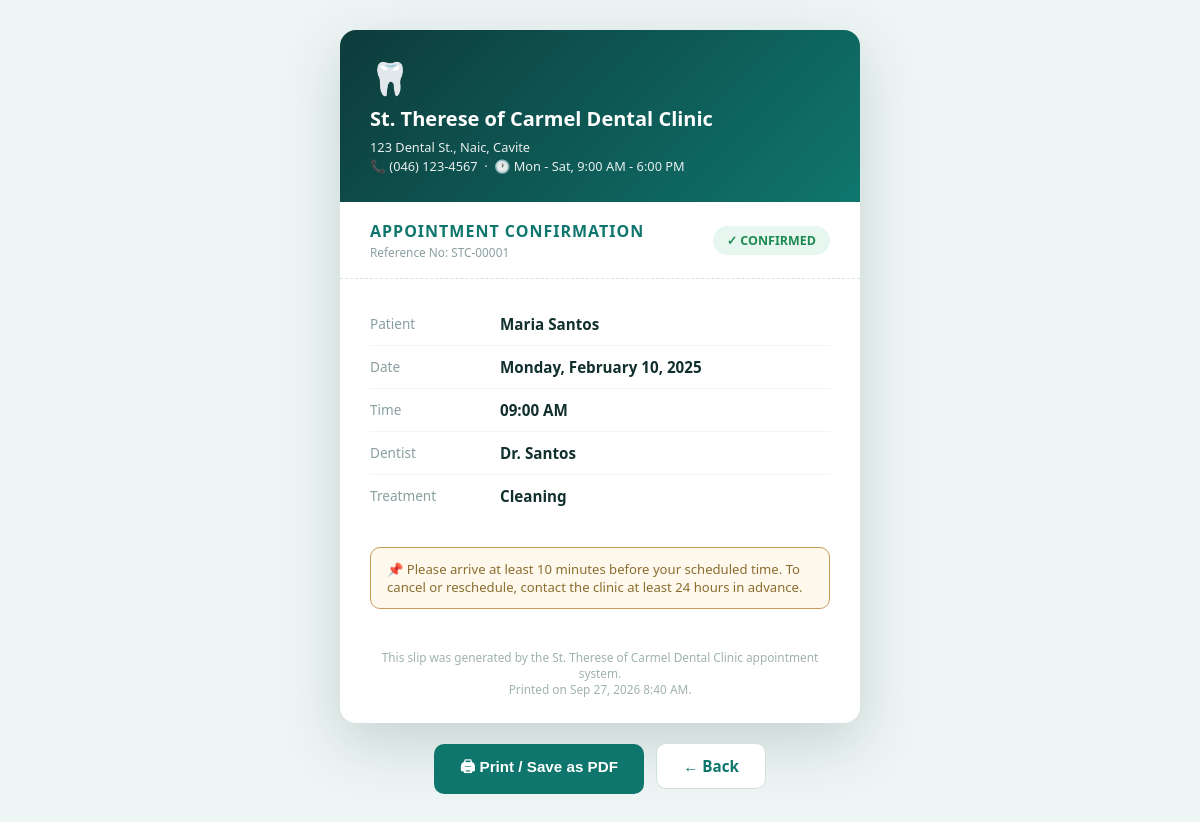
Screenshot of /slip.php?id=1 (signed in) with the database file from the repository.
### tables this page shows
CREATE TABLE appointments (
    id               INT AUTO_INCREMENT PRIMARY KEY,
    patient_id       INT DEFAULT NULL,
    patient_name     VARCHAR(100) NOT NULL,       
    dentist          VARCHAR(100) DEFAULT NULL,
    treatment        VARCHAR(100) DEFAULT NULL,
    appointment_date DATE DEFAULT NULL,
    appointment_time VARCHAR(20) DEFAULT NULL,    
    status           ENUM('Pending','Confirmed','Cancelled','Completed','No-show','Rescheduled','Needs Review') DEFAULT 'Pending',
    notes            TEXT DEFAULT NULL,
    booked_for       VARCHAR(20)  DEFAULT 'Myself',    
    relationship     VARCHAR(40)  DEFAULT NULL,        
    booked_by        VARCHAR(100) DEFAULT NULL,        
    reason_for_visit VARCHAR(255) DEFAULT NULL,
    reminder_sent    TINYINT(1)   DEFAULT 0,           
    confirmed_at     DATETIME     DEFAULT NULL,        
    cancelled_at     DATETIME     DEFAULT NULL,        
    cancelled_by     VARCHAR(100) DEFAULT NULL,        
    cancel_reason    TEXT         DEFAULT NULL,        
    rescheduled_at   DATETIME     DEFAULT NULL,        
    rescheduled_from VARCHAR(60)  DEFAULT NULL,        
    reschedule_reason TEXT        DEFAULT NULL,        
    created_at       DATETIME DEFAULT CURRENT_TIMESTAMP
);

### includes/message_templates.php (called while the page is built, shortened)
<?php
function slip_fields() {
    return [
        'slip_title'  => ['label' => 'Heading',
                          'help'  => 'The line printed above the details.',
                          'default' => 'APPOINTMENT CONFIRMATION'],
        'slip_note'   => ['label' => 'Reminder box',
                          'help'  => 'The highlighted note. Placeholders: {clinic}',
                          'default' => 'Please arrive at least 10 minutes before your scheduled time. '
                                     . 'To cancel or reschedule, contact the clinic at least 24 hours in advance.'],
        'slip_footer' => ['label' => 'Footer line',
                          'help'  => 'Small print at the bottom. Placeholders: {clinic}',
                          'default' => 'This slip was generated by the {clinic} appointment system.'],
    ];
}
function slip_text($pdo, $key) {
    static $cache = null;
    if ($cache === null) {
        $cache = [];
        try {
            foreach ($pdo->query("SELECT setting_key, setting_value FROM settings
                                  WHERE setting_key LIKE 'slip\\_%'") as $r) {
                $cache[$r['setting_key']] = $r['setting_value'];
            }
        } catch (Throwable $e) { $cache = []; }
    }
    return trim((string)($cache[$key] ?? ''));
}

### config/auth.php (called while the page is built, shortened)
<?php
function current_role() {
    return $_SESSION['role'] ?? null;
}

### slip.php (the view, shortened to what this page needs)
<?php
require_once 'config/auth.php';
$id = (int)($_GET['id'] ?? 0);
$stmt = $pdo->prepare("SELECT * FROM appointments WHERE id = ?");
$stmt->execute([$id]);
$appt = $stmt->fetch();
$role = current_role();
function slip_setting($pdo, $key, $default = '') {
    static $cache = null;
    if ($cache === null) {
        $cache = [];
        foreach ($pdo->query("SELECT setting_key, setting_value FROM settings") as $r) {
            $cache[$r['setting_key']] = $r['setting_value'];
        }
    }
    return ($cache[$key] ?? '') !== '' ? $cache[$key] : $default;
}
$clinicName    = slip_setting($pdo, 'clinic_name',    'St. Therese of Carmel Dental Clinic');
$clinicAddress = slip_setting($pdo, 'clinic_address', 'Congressional Road, Brgy. San Gabriel, GMA, Cavite');
$clinicPhone   = slip_setting($pdo, 'clinic_phone',   '0917-552-7714');
$openT  = slip_setting($pdo, 'clinic_open_time',  '09:00');
$closeT = slip_setting($pdo, 'clinic_close_time', '18:00');
$openDays = slip_setting($pdo, 'clinic_open_days', 'Mon,Tue,Wed,Thu,Fri,Sat');
$daysArr = array_filter(array_map('trim', explode(',', $openDays)));
$daysLabel = count($daysArr) >= 2 ? (reset($daysArr) . ' - ' . end($daysArr)) : implode(', ', $daysArr);
$clinicHours = $daysLabel . ', ' . date('g:i A', strtotime($openT)) . ' - ' . date('g:i A', strtotime($closeT));
$refNo = 'STC-' . str_pad((string)$appt['id'], 5, '0', STR_PAD_LEFT);
require_once __DIR__ . '/includes/message_templates.php';
$slipCfg = [];
foreach (slip_fields() as $k => $f) {
    $v = slip_text($pdo, $k);
    $slipCfg[$k] = str_replace('{clinic}', $clinicName, ($v !== '' ? $v : $f['default']));
}
$backLink = ($role === 'patient') ? 'portal.php?view=appointments' : 'appointments.php';
?>
<!DOCTYPE html>
<html lang="en">
<head>
</head>
<body>
<div class="slip">
    <div class="slip-head">
        <div class="logo">🦷</div>
        <h1><?= htmlspecialchars($clinicName) ?></h1>
        <div class="info">
            <?= htmlspecialchars($clinicAddress) ?><br>
            📞 <?= htmlspecialchars($clinicPhone) ?> &nbsp;·&nbsp; 🕐 <?= htmlspecialchars($clinicHours) ?>
        </div>
    </div>
    <div class="slip-title">
        <div>
            <h2><?= htmlspecialchars($slipCfg['slip_title']) ?></h2>
            <div class="ref">Reference No: <?= htmlspecialchars($refNo) ?></div>
        </div>
        <span class="badge">✓ CONFIRMED</span>
    </div>
    <div class="slip-body">
        <div class="row"><div class="label">Patient</div><div class="value"><?= htmlspecialchars($appt['patient_name']) ?></div></div>
        <div class="row"><div class="label">Date</div><div class="value"><?= date('l, F j, Y', strtotime($appt['appointment_date'])) ?></div></div>
        <div class="row"><div class="label">Time</div><div class="value"><?= htmlspecialchars($appt['appointment_time']) ?></div></div>
        <div class="row"><div class="label">Dentist</div><div class="value"><?= htmlspecialchars($appt['dentist'] ?: 'To be assigned') ?></div></div>
        <div class="row"><div class="label">Treatment</div><div class="value"><?= htmlspecialchars($appt['treatment']) ?></div></div>
    </div>
    <div class="note">📌 <?= nl2br(htmlspecialchars($slipCfg['slip_note'])) ?></div>
    <div class="slip-foot">
        <?= htmlspecialchars($slipCfg['slip_footer']) ?><br>
        Printed on <?= date('M j, Y g:i A') ?>.
    </div>
</div>
<div class="actions">
    <button class="btn btn-teal" onclick="window.print()">🖨 Print / Save as PDF</button>
    <a class="btn btn-light" href="<?= $backLink ?>">← Back</a>
</div>
</body>
</html>

### slip.php (style rules this page uses)
:root { --teal:#0f766e; --teal-dark:#0d3b3b; --gold:#c79a5c; --ink:#11302d; }
* { box-sizing:border-box; margin:0; padding:0; }
body { font-family:'Segoe UI',system-ui,sans-serif; background:#eef6f5; color:var(--ink); padding:30px 16px; }
.slip { max-width:520px; margin:0 auto; background:#fff; border-radius:16px; overflow:hidden; box-shadow:0 20px 60px rgba(12,50,48,.18); }
.slip-head { background:linear-gradient(135deg,var(--teal-dark),var(--teal)); color:#fff; padding:26px 30px; }
.slip-head .logo { font-size:2rem; }
.slip-head h1 { font-size:1.25rem; margin-top:6px; }
.slip-head .info { font-size:.8rem; opacity:.9; margin-top:6px; line-height:1.5; }
.slip-title { padding:18px 30px; border-bottom:1px dashed #d8e3e1; display:flex; justify-content:space-between; align-items:center; }
.slip-title h2 { font-size:1rem; letter-spacing:1px; color:var(--teal); }
.badge { background:#e7f6ee; color:#1f8a54; font-weight:700; font-size:.78rem; padding:6px 14px; border-radius:100px; }
.ref { font-size:.74rem; color:#8aa0a0; margin-top:2px; }
.slip-body { padding:24px 30px; }
.row { display:flex; padding:11px 0; border-bottom:1px solid #f1f5f5; }
.row:last-child { border-bottom:none; }
.row .label { width:130px; color:#8aa0a0; font-size:.85rem; flex:none; }
.row .value { font-weight:600; font-size:.95rem; }
.note { background:#fff8ec; border:1px solid var(--gold); border-radius:10px; padding:12px 16px; margin:6px 30px 24px; font-size:.82rem; color:#8a6d2f; }
.slip-foot { text-align:center; font-size:.74rem; color:#9fb2b0; padding:16px 30px 26px; }
.actions { max-width:520px; margin:20px auto 0; text-align:center; }
.btn { border:none; border-radius:10px; padding:12px 26px; font-weight:600; font-size:.95rem; cursor:pointer; text-decoration:none; display:inline-block; margin:0 4px; }
.btn-teal { background:var(--teal); color:#fff; }
.btn-light { background:#fff; color:var(--teal); border:1px solid #cfe0dd; }

### rows the page displays
appointments: id "STC-00001", patient_name "Maria Santos", appointment_date "Monday, February 10, 2025", appointment_time "09:00 AM", dentist "Dr. Santos", treatment "Cleaning"

### other values shown
$clinicName "St. Therese of Carmel Dental Clinic"
$clinicAddress "123 Dental St., Naic, Cavite"
$clinicPhone "(046) 123-4567"
$clinicHours "Mon - Sat, 9:00 AM - 6:00 PM"
$slipCfg['slip_title'] "APPOINTMENT CONFIRMATION"
$slipCfg['slip_note'] "Please arrive at least 10 minutes before your scheduled time. To cancel or reschedule, contact the clinic at least 24 hours in advance."
$slipCfg['slip_footer'] "This slip was generated by the St. Therese of Carmel Dental Clinic appointment system."
